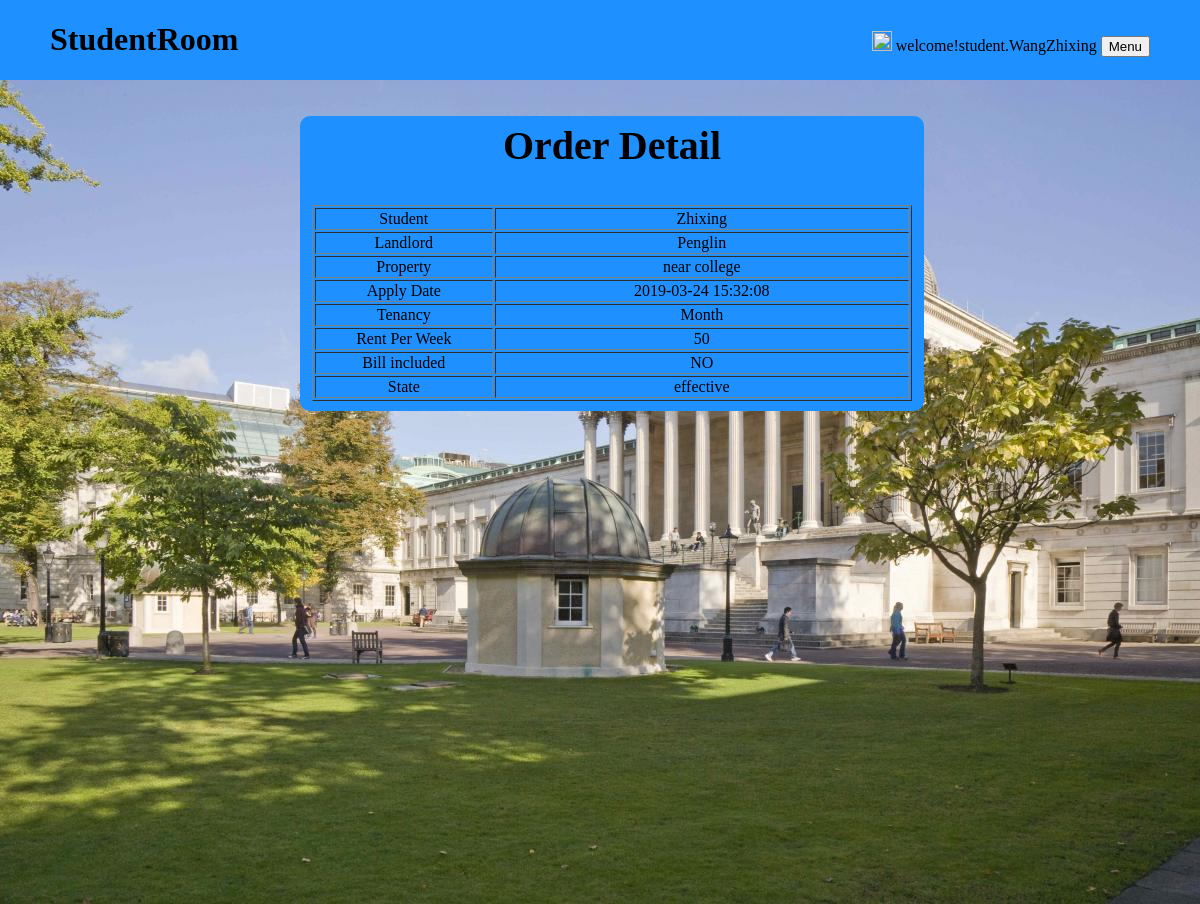
Page /OrderDetail.php?contractID=32 (signed in) on the committed database.
### tables this page shows
CREATE TABLE IF NOT EXISTS `t_order` (
  `i_order` bigint(20) NOT NULL AUTO_INCREMENT,
  `i_student` bigint(20) DEFAULT NULL,
  `name` varchar(32) DEFAULT NULL,
  `phone` varchar(32) DEFAULT NULL,
  `email` varchar(32) DEFAULT NULL,
  `i_property` bigint(20) DEFAULT NULL,
  `i_landlord` bigint(20) DEFAULT NULL,
  `apply_date` datetime DEFAULT NULL,
  `check_in_time` date DEFAULT NULL,
  `state` int(11) DEFAULT NULL,
  `tanency` varchar(32) DEFAULT NULL,
  `property_type` int(11) DEFAULT NULL,
  `bill_included` varchar(64) DEFAULT NULL,
  `contract_type` int(11) DEFAULT NULL,
  `is_verified` int(11) DEFAULT NULL,
  `memo` varchar(100) DEFAULT NULL,
  `crt_time` datetime DEFAULT NULL,
  `upd_time` datetime DEFAULT NULL,
  PRIMARY KEY (`i_order`),
  KEY `Index_i_landlord` (`i_landlord`),
  KEY `Index_i_student` (`i_student`)
);

CREATE TABLE IF NOT EXISTS `t_user` (
  `i_user` bigint(20) NOT NULL AUTO_INCREMENT,
  `first_name` varchar(32) DEFAULT NULL,
  `last_name` varchar(32) DEFAULT NULL,
  `gender` int(11) DEFAULT NULL,
  `email` varchar(32) DEFAULT NULL,
  `phone` varchar(32) DEFAULT NULL,
  `password` varchar(64) DEFAULT NULL,
  `remaining_sum` float DEFAULT NULL,
  `birth_date` date DEFAULT NULL,
  `verification_doc` varchar(32) DEFAULT NULL,
  `type` int(11) DEFAULT NULL,
  `pictrue` varchar(32) DEFAULT NULL,
  `identity` varchar(32) DEFAULT NULL,
  `memo` varchar(100) DEFAULT NULL,
  `crt_time` datetime DEFAULT NULL,
  `upd_time` datetime DEFAULT NULL,
  PRIMARY KEY (`i_user`)
);

CREATE TABLE IF NOT EXISTS `t_property` (
  `i_property` bigint(20) NOT NULL,
  `address` varchar(200) DEFAULT NULL,
  `full_address` varchar(500) DEFAULT NULL,
  `longitude` float DEFAULT NULL,
  `latitude` float DEFAULT NULL,
  `description` varchar(300) DEFAULT NULL,
  `payment` int(11) DEFAULT NULL,
  `rent_per_week` int(11) DEFAULT NULL,
  `i_owner` bigint(20) DEFAULT NULL,
  `owner_name` varchar(32) DEFAULT NULL,
  `phone` varchar(32) DEFAULT NULL,
  `email` varchar(32) DEFAULT NULL,
  `smoker` int(11) DEFAULT NULL,
  `pets` int(11) DEFAULT NULL,
  `parlor` int(11) DEFAULT NULL,
  `bedroom` int(11) DEFAULT NULL,
  `kitchen` int(11) DEFAULT NULL,
  `post_code` varchar(16) DEFAULT NULL,
  `bathroom` int(11) DEFAULT NULL,
  `state` int(11) DEFAULT NULL,
  `release_date` date DEFAULT NULL,
  `img_path` varchar(100) DEFAULT NULL,
  `detail_description` varchar(600) DEFAULT NULL,
  `t_propertycol` varchar(45) DEFAULT NULL,
  `img_path1` varchar(45) DEFAULT NULL,
  `img_path2` varchar(45) DEFAULT NULL,
  `img_path3` varchar(45) DEFAULT NULL,
  `img_path4` varchar(45) DEFAULT NULL,
  PRIMARY KEY (`i_property`),
  KEY `Index_longitude` (`longitude`),
  KEY `Index_latitude` (`latitude`),
  KEY `Index_rent` (`rent_per_week`),
  KEY `Index_smoker` (`smoker`),
  KEY `Index_pets` (`pets`)
);

### conn/connect.php (called while the page is built, shortened)
<?php
function my_query($sql)
{
    $link = mysqli_connect("localhost","studentadmin","12345","studentroom");
    $link->set_charset('utf8');
    $result = mysqli_query($link, $sql);
    $data = mysqli_fetch_all($result,MYSQLI_ASSOC);
    return $data;
}

### OrderDetail.php (the view, shortened to what this page needs)
<!DOCTYPE html>
<html lang="en">
<head>
    <link rel="stylesheet" href="css/style.css">
</head>
<body>
<?php
require 'pagehead.php';
?>
<div class="main">
    <br><br>
    <?php
    $arr = array("1" => "waitting for landlord's decision",
        "10" => "closed by landlord ",
        "11" => "waitting for student's decision ",
        "21" => "uploading contract",
        "20" => "closed by student",
        "3" => "waitting for landlord's Signature",
        "31" => "waitting for student's Signature",
        "30" => "closed by landlord ",
        "41" => "in audit",
        "40" => "closed by student",
        "51" => "effective",
        "50" => "audit failed");
    require("conn/connect.php");
    if (empty($_GET["contractID"])) {
        header("Location: OrderList.php?page=1");
        exit;
    } else {
        $constractID = $_GET["contractID"];
        $sql = "select * from studentroom.t_order where i_order=" . $constractID;
        $orders = my_query($sql);
        if ($orders) {
            $sql = "select * from studentroom.t_user where i_user=" . $orders[0]["i_landlord"];
            $landlords = my_query($sql);
            $sql = "select * from studentroom.t_property where i_property=" . $orders[0]["i_property"];
            $propertys = my_query($sql);
            echo "<div class=\"EditYourProfile\" style=\"position: absolute;left: 50%;width:600px;\">
            <fieldset style='margin-left: -300px;'>
                <h2><b>Order Detail</b></h2><br>
                <br>
                <table border=\"1\" width=\"600px;\">
                    <tr>
                        <td align=\"center\" style='width: 30%;'>Student</td>
                        <td align=\"center\">" . $orders[0]["name"] . "</td>
                    </tr>
                    <tr>
                        <td align=\"center\">Landlord</td>
                        <td align=\"center\">" . $landlords[0]["first_name"] . "</td>
                    </tr>
                    <tr>
                        <td align=\"center\">Property</td>
                        <td align=\"center\">" . $propertys[0]["address"] . "</td>
                    </tr>
                    <tr>
                        <td align=\"center\">Apply Date</td>
                        <td align=\"center\">" . $orders[0]["apply_date"] . "</td>
                    </tr>
                    <tr>
                        <td align=\"center\">Tenancy</td>
                        <td align=\"center\">" . $orders[0]["tanency"] . " Month</td>
                    </tr>
                    <tr>
                        <td align=\"center\">Rent Per Week</td>
                        <td align=\"center\">" . $propertys[0]["rent_per_week"] . "</td>
                    </tr>
                    <tr>
                        <td align=\"center\">Bill included</td>
                        <td align=\"center\">" . ($orders[0]["bill_included"] == 1 ? "YES" : "NO") . "</td>
                    </tr>
                    <tr>
                        <td align=\"center\">State</td>
                        <td align=\"center\">" . $arr[$orders[0]["state"]] . "</td>
                    </tr>
                 </table>
            </fieldset></div>";
        } else {
        }
    }
    ?>
</div>
</body>
</html>

### css/style.css (style rules this page uses)
body { padding: 0;margin: 0 }
.main { background-image: url(../img/ucl.jpg);height: 824px; background-size: cover }
.signUp h3, .Login h3, .EditYourProfile h2, .Upload h3, .Validate h3, .Contract h3 { text-align: center; margin: 0;font-size: 40px }
.EditYourProfile fieldset, .Payment1 fieldset,.Payment2 fieldset,.Upload fieldset,.Validate fieldset { background-color: dodgerblue; width: 350px;height: auto;margin:0 auto; border: 0;border-radius: 10px; }

### rows in the picture
t_order: name "Zhixing", apply_date "2019-03-24 15:32:08", state "effective"
t_user: first_name "Penglin"
t_property: address "near college", rent_per_week "50"

### other values in the picture
$str "welcome!student"
$name "WangZhixing"
